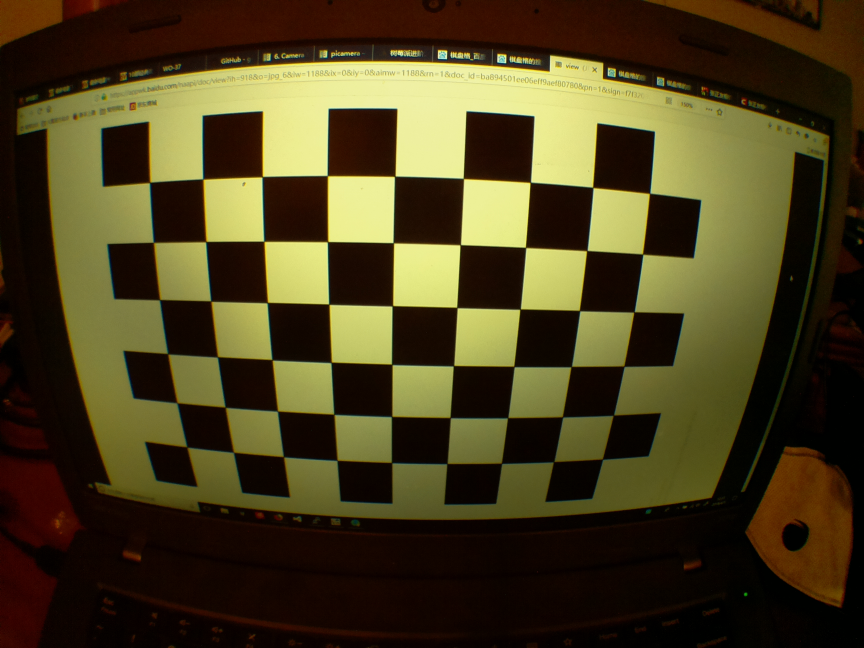
#> input picture caliberation/caliberation/1.jpg, 2592 x 1944 px (shown at 1/3 size); its folder holds 4 pictures in this run
$ python resize.py
#> lines starting #> are read from the running program, lines starting #| are printed output that depends on the picture
import cv2

id = 1
for i in range(1,8):
	img = cv2.imread("%s.jpg"%str(i))
#> img is the input picture: shape (1944, 2592, 3); mean B, G, R 31, 63.8, 74.2
	dst = cv2.resize(img,(320,240), interpolation=cv2.INTER_CUBIC)
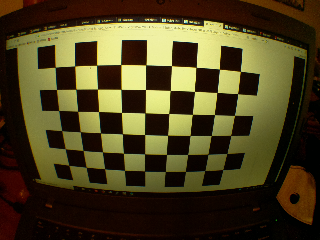
#> dst: shape (240, 320, 3); mean B, G, R 31, 63.8, 74.2
	cv2.imwrite("c%s.jpg"%str(i),dst)
#> pass 2 of the loop `for i in range(1,8):`:
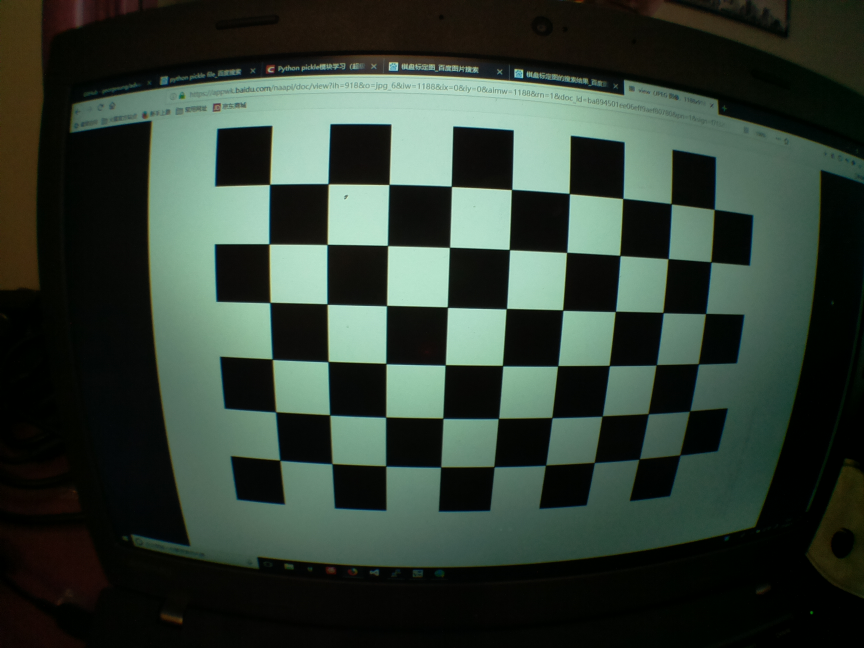
#> input picture caliberation/caliberation/2.jpg, 2592 x 1944 px (shown at 1/3 size)
#> img is the input picture: shape (1944, 2592, 3); mean B, G, R 51.7, 62, 48.9
#> `dst = cv2.resize(img,(320,240), interpolation=cv2.INTER_CUBIC)`:
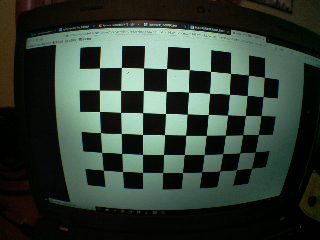
#> dst: shape (240, 320, 3); mean B, G, R 51.8, 62, 48.9
#> pass 3 of the loop `for i in range(1,8):`:
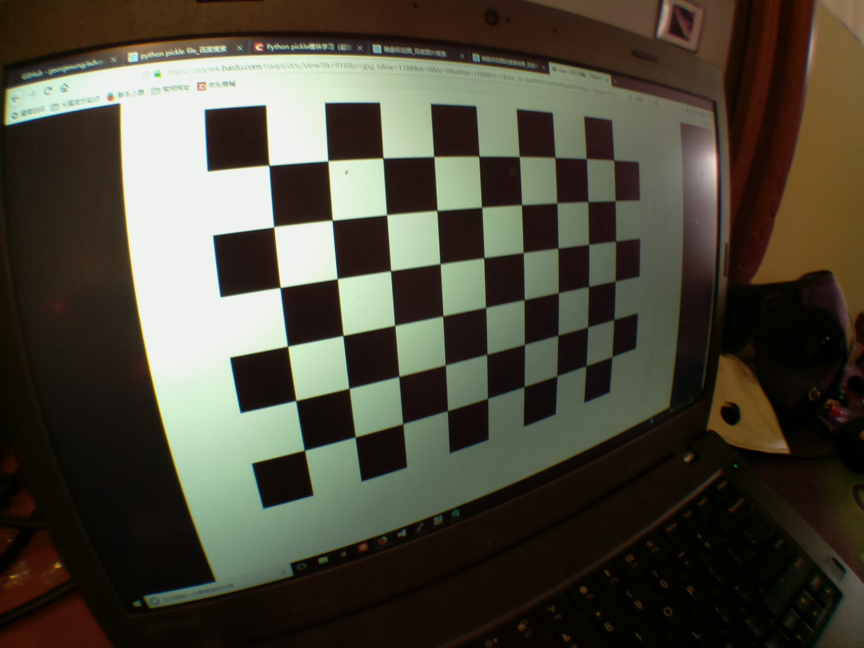
#> input picture caliberation/caliberation/3.jpg, 2592 x 1944 px (shown at 1/3 size)
#> img is the input picture: shape (1944, 2592, 3); mean B, G, R 59.3, 72.6, 76.1
#> `dst = cv2.resize(img,(320,240), interpolation=cv2.INTER_CUBIC)`:
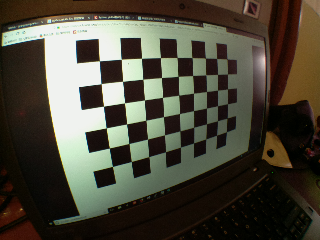
#> dst: shape (240, 320, 3); mean B, G, R 59.3, 72.5, 76.1
#> (the run stopped early here; a loop or call above may not have finished)
